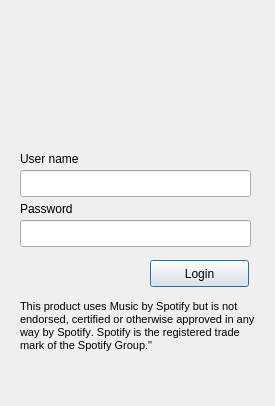
<?xml version="1.0" encoding="UTF-8"?>
<ui version="4.0">
 <class>SPLoginDialog</class>
 <widget class="QDialog" name="SPLoginDialog">
  <property name="geometry">
   <rect>
    <x>0</x>
    <y>0</y>
    <width>275</width>
    <height>406</height>
   </rect>
  </property>
  <property name="windowTitle">
   <string>Dialog</string>
  </property>
  <widget class="QLineEdit" name="username">
   <property name="geometry">
    <rect>
     <x>20</x>
     <y>170</y>
     <width>231</width>
     <height>27</height>
    </rect>
   </property>
  </widget>
  <widget class="QLineEdit" name="password">
   <property name="geometry">
    <rect>
     <x>20</x>
     <y>220</y>
     <width>231</width>
     <height>27</height>
    </rect>
   </property>
  </widget>
  <widget class="QLabel" name="label">
   <property name="geometry">
    <rect>
     <x>20</x>
     <y>150</y>
     <width>81</width>
     <height>17</height>
    </rect>
   </property>
   <property name="text">
    <string>User name</string>
   </property>
  </widget>
  <widget class="QLabel" name="label_2">
   <property name="geometry">
    <rect>
     <x>20</x>
     <y>200</y>
     <width>67</width>
     <height>17</height>
    </rect>
   </property>
   <property name="text">
    <string>Password</string>
   </property>
  </widget>
  <widget class="QPushButton" name="loginButton">
   <property name="geometry">
    <rect>
     <x>150</x>
     <y>260</y>
     <width>99</width>
     <height>27</height>
    </rect>
   </property>
   <property name="text">
    <string>Login</string>
   </property>
  </widget>
  <widget class="QLabel" name="label_3">
   <property name="geometry">
    <rect>
     <x>20</x>
     <y>300</y>
     <width>241</width>
     <height>71</height>
    </rect>
   </property>
   <property name="font">
    <font>
     <pointsize>8</pointsize>
     <kerning>false</kerning>
    </font>
   </property>
   <property name="text">
    <string>This product uses Music by Spotify but is not endorsed, certified or otherwise approved in any way by Spotify. Spotify is the registered trade mark of the Spotify Group.&quot;

</string>
   </property>
   <property name="alignment">
    <set>Qt::AlignLeading|Qt::AlignLeft|Qt::AlignTop</set>
   </property>
   <property name="wordWrap">
    <bool>true</bool>
   </property>
  </widget>
 </widget>
 <resources/>
 <connections/>
</ui>
